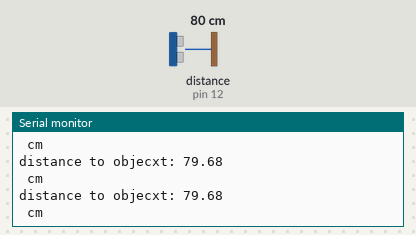
The sketch below on a simulated Arduino Uno, built with avr-gcc and run on an emulated ATmega328P. Shown: the last lines printed to the serial monitor. Wiring (inferred from the names in the program): ultrasonic range finder: trigger pin 13; echo pin 12. The test bench sets the inputs (shaded band); at power-on: distance to the obstacle (sensor on pin 12) 80 cm. The echo pulse lasts 58.3 µs per cm.

Above: at 1.2 s.
1.3 s: distance to the obstacle (sensor on pin 12) set to 250 cm
At 1.49 s:
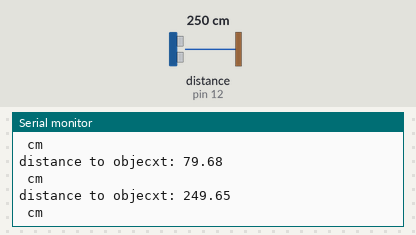
4.3 s: distance to the obstacle (sensor on pin 12) set to 2 cm
At 4.48 s:
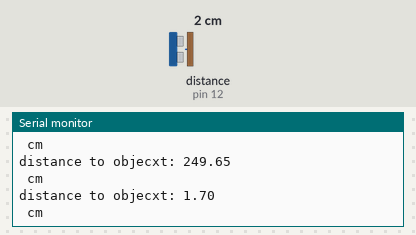
5.8 s: distance to the obstacle (sensor on pin 12) set to 35 cm
At 5.9 s:
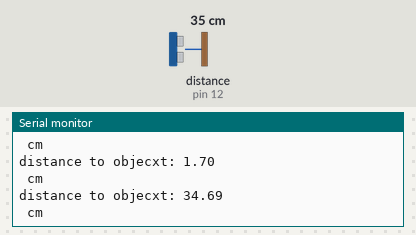
Timing chart, 0 to 8.8 s (numbered marks = the images above; inputs shaded):
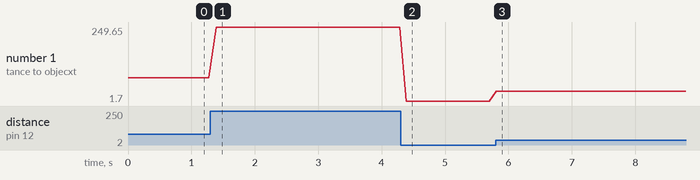

Measured:
- after the input at 1.3 s, the serial monitor: prints a new line after 0.09 s (image 1)
- after the input at 4.3 s, the serial monitor: prints a new line after 0.09 s (image 2)
- after the input at 5.8 s, the serial monitor: prints a new line at once (image 3)
- plotted number 1: 79.68 → 249.65 after the input at 1.3 s, 249.65 → 1.7 after the input at 4.3 s, 1.7 → 34.68 after the input at 5.8 s

The sketch:

hcsr04.ino
```cpp
#define trig_pin 13
#define echo_pin 12


float duration, distance;

void setup() {
  pinMode(trig_pin, OUTPUT) ;
  pinMode(echo_pin, INPUT);
  Serial.begin(9600);
}

void loop() {

  //clear triggerpin
  digitalWrite(trig_pin, LOW);
  delayMicroseconds(2);

  // send a pulse from the trigger pin
  digitalWrite(trig_pin,  HIGH);
  delayMicroseconds(10);
  digitalWrite(trig_pin, LOW);

  duration = pulseIn(echo_pin, HIGH);

  // calculate distance
  distance = duration * ( 0.0343 / 2);


  Serial.print("distance to objecxt: ");
  Serial.println(distance);
  Serial.println(" cm");


  delay(100); // wait 100 ms

}
```
